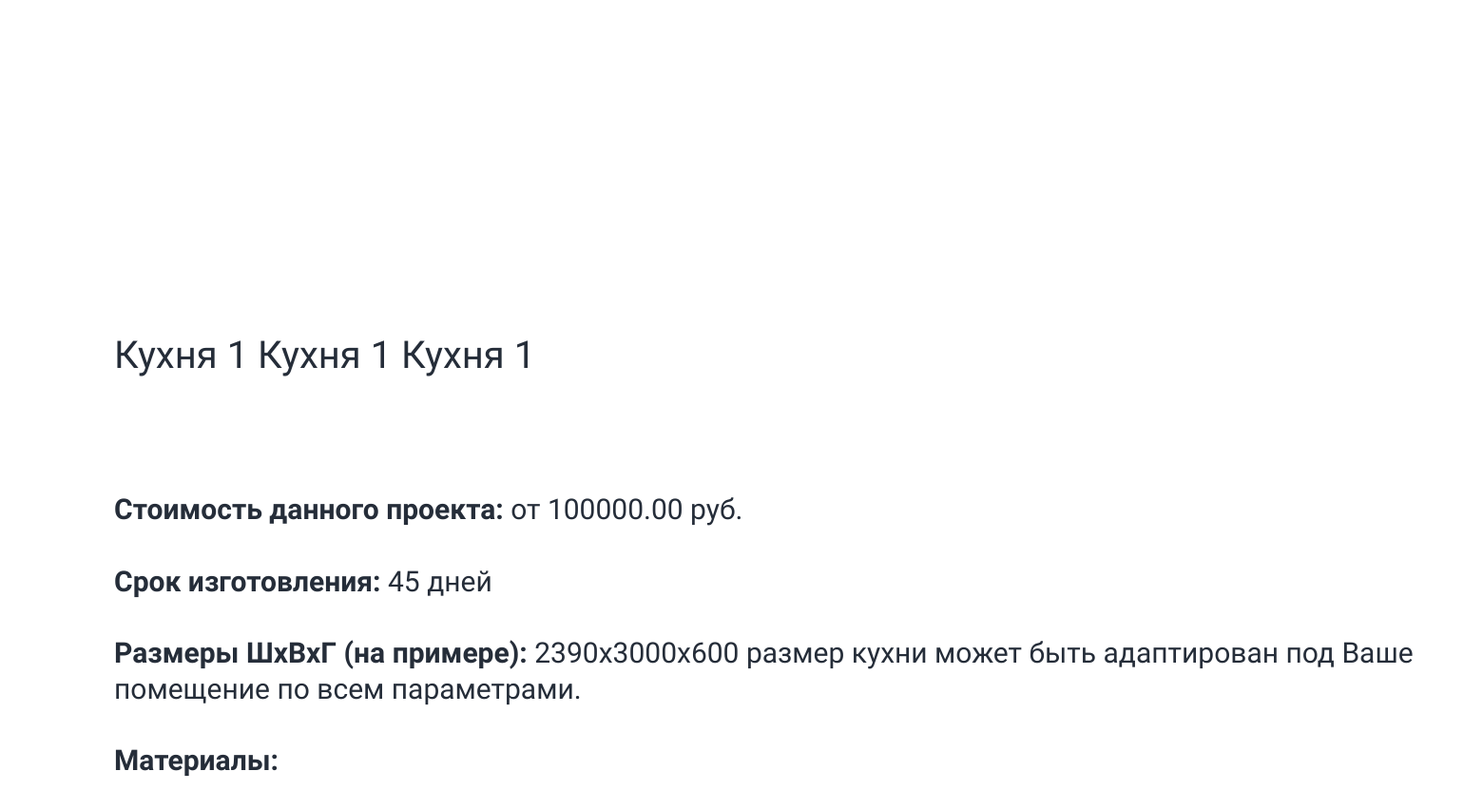
Page /2 (middle part) on the earlier database version.
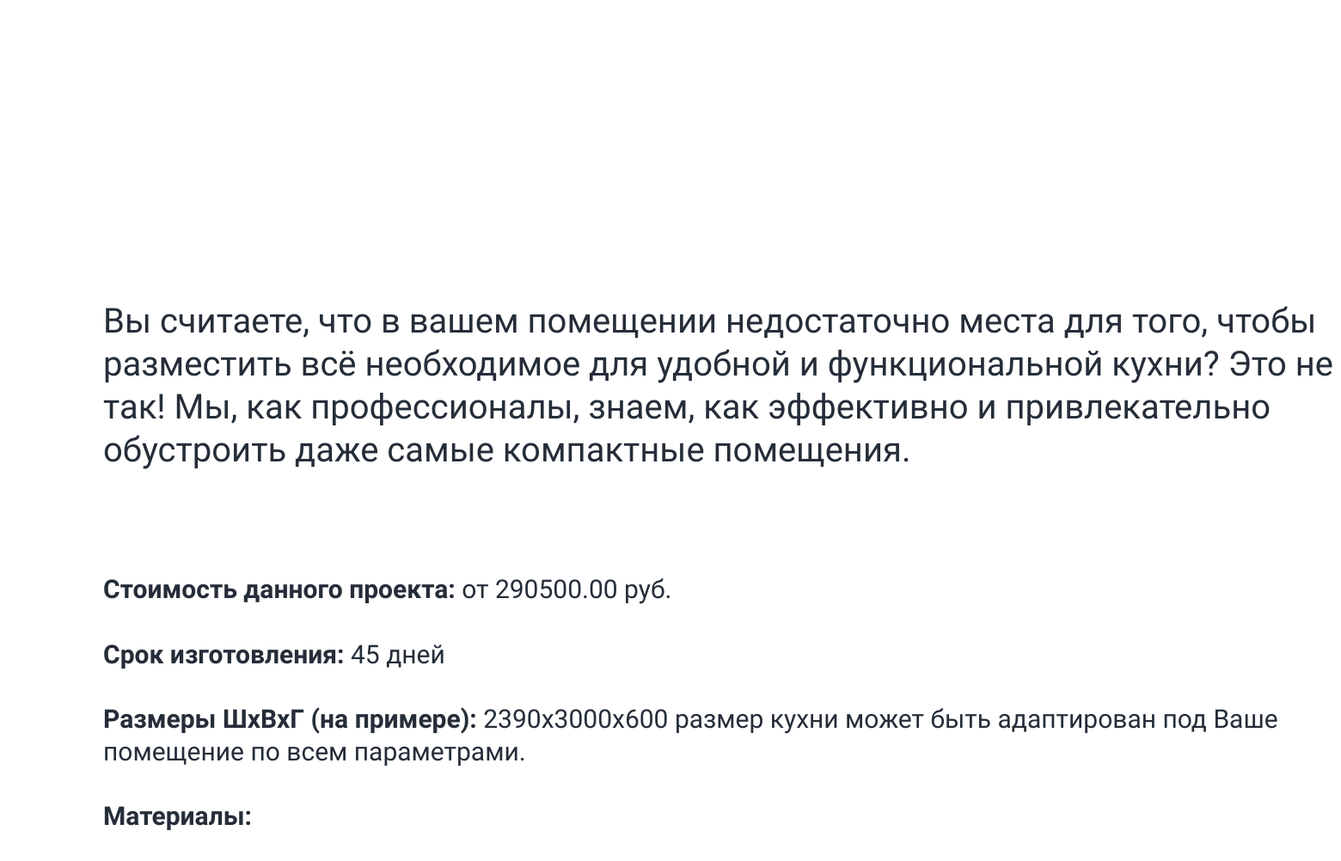
Same page on the later database version.
### products/models.py (models this page shows, shortened)
class Product(models.Model):
    HOME = 'home'
    OFFICE = 'office'
    KIDS = 'kids'
    PURPOSE_CHOICES = [
        (HOME, 'Домой'),
        (OFFICE, 'В офис'),
        (KIDS, 'Детская'),
    ]
    KITCHEN = 'kitchen'
    WARDROBE = 'wardrobe'
    BATHROOM = 'bathroom'
    DRESSER = 'dresser'
    RACK = 'rack'
    CHILDREN = 'children'
    CATEGORY_CHOICES = [
        (KITCHEN, 'Кухня'),
        (WARDROBE, 'Гардероб'),
        (BATHROOM, 'Ванная комната'),
        (DRESSER, 'Комод'),
        (RACK, 'Стеллаж'),
        (CHILDREN, 'Мебель в детскую'),
    ]
    name = models.CharField(max_length=100, verbose_name='Название продукта')
    description = models.TextField(verbose_name='Описание')
    price = models.DecimalField(max_digits=10, decimal_places=2, verbose_name='Цена')
    image = models.ImageField(upload_to='product_images/image/', verbose_name='Изображение')
    design = models.ImageField(upload_to='product_images/design/', blank=True, verbose_name='ЧБ эскиз')
    model_3d = models.FileField(upload_to='product_models/', blank=True, verbose_name='3д модель')
    category = models.CharField(max_length=10, choices=CATEGORY_CHOICES, default=KITCHEN, verbose_name='Категория')
    purpose = models.CharField(max_length=10, choices=PURPOSE_CHOICES, default=HOME, verbose_name='Назначение')
    shape = models.CharField(max_length=100, blank=True, verbose_name='Форма изделия')
    facade_material = models.CharField(max_length=100, blank=True, verbose_name='Материал фасадов')
    countertop_material = models.CharField(max_length=100, blank=True, verbose_name='Материал столешницы')

### products/views.py (the view)
# urls.py: path('<int:pk>', ProductDetail.as_view(), name='product_detail'),
class ProductDetail(DetailView):
    model = Product
    template_name = 'type_of_furniture.html'
    context_object_name = 'product'

### templates/type_of_furniture.html (shortened to what this page needs)
{% extends 'flatpages/default.html' %}
{% block content %}
<main>
    <section class="model">
    </section>
    <section class="promo">
        <p class="promo_text">{{ product.description }}</p>
    </section>
    <section class="options">
        <p class="options_text"><span class="options_text_span">Стоимость данного проекта: </span>от {{ product.price }} руб.</p><br><br>
        <p class="options_text"><span class="options_text_span">Срок изготовления: </span>45 дней</p><br><br>
        <p class="options_text"><span class="options_text_span">Размеры ШхВхГ (на примере): </span>2390х3000х600 размер кухни может быть адаптирован под Ваше помещение по всем параметрами.</p><br><br>
        <span class="options_text_span">Материалы:</span>
        <ol class="options_list options_text"><br>
        </ol><br><br>
    </section>
</main>
{% endblock content %}

Differences in the rows shown:
changed Product: description "Кухня 1 Кухня 1 Кухня 1" → "Вы считаете, что в вашем помещении недостаточно места для того, чтобы разместить всё необходимое для удобной и функциональной кухни? Это не так! Мы, как профессионалы, знаем, как эффективно и привлекательно обустроить даже самые компактные помещения."; price "100000.00" → "290500.00"
